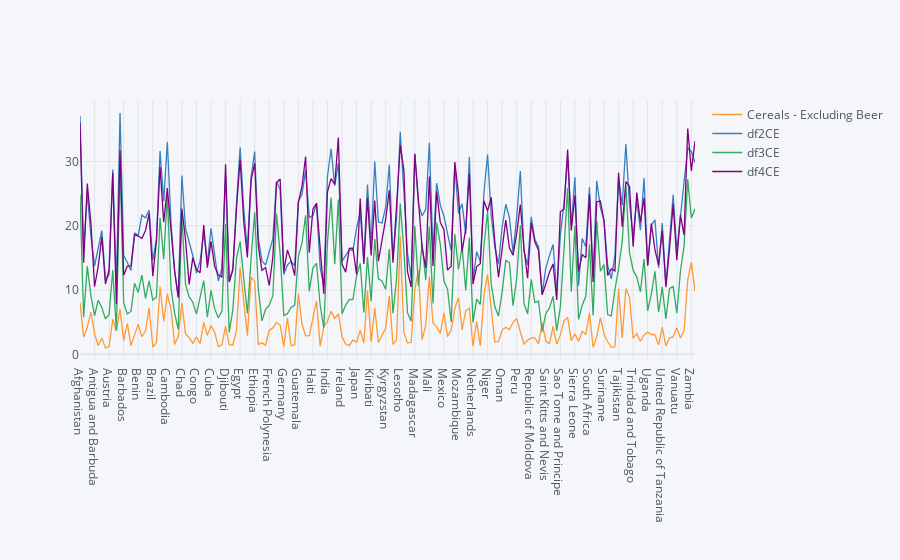

The notebook cell this image was saved under:
### Code cell
data_join[['Cereals - Excluding Beer','df2CE','df3CE','df4CE']].iplot()

### Figure 1 — Plotly figure (JSON) as saved in the notebook; plotly's stock layout.template omitted (floating-point values rounded to 4 significant figures; data arrays with more than 128 entries replaced by an {"elided": "..."} marker saying what was removed)
{"data": [{"line": {"color": "rgba(255, 153, 51, 1.0)", "dash": "solid", "shape": "linear", "width": 1.3}, "mode": "lines", "name": "Cereals - Excluding Beer", "text": "", "type": "scatter", "x": {"elided": "170 str values"}, "y": {"elided": "170 float values"}}, {"line": {"color": "rgba(55, 128, 191, 1.0)", "dash": "solid", "shape": "linear", "width": 1.3}, "mode": "lines", "name": "df2CE", "text": "", "type": "scatter", "x": {"elided": "170 str values"}, "y": {"elided": "170 float values"}}, {"line": {"color": "rgba(50, 171, 96, 1.0)", "dash": "solid", "shape": "linear", "width": 1.3}, "mode": "lines", "name": "df3CE", "text": "", "type": "scatter", "x": {"elided": "170 str values"}, "y": {"elided": "170 float values"}}, {"line": {"color": "rgba(128, 0, 128, 1.0)", "dash": "solid", "shape": "linear", "width": 1.3}, "mode": "lines", "name": "df4CE", "text": "", "type": "scatter", "x": {"elided": "170 str values"}, "y": {"elided": "170 float values"}}], "layout": {"legend": {"bgcolor": "#F5F6F9", "font": {"color": "#4D5663"}}, "paper_bgcolor": "#F5F6F9", "plot_bgcolor": "#F5F6F9", "title": {"font": {"color": "#4D5663"}}, "xaxis": {"gridcolor": "#E1E5ED", "showgrid": true, "tickfont": {"color": "#4D5663"}, "title": {"font": {"color": "#4D5663"}, "text": ""}, "zerolinecolor": "#E1E5ED"}, "yaxis": {"gridcolor": "#E1E5ED", "showgrid": true, "tickfont": {"color": "#4D5663"}, "title": {"font": {"color": "#4D5663"}, "text": ""}, "zerolinecolor": "#E1E5ED"}}}
